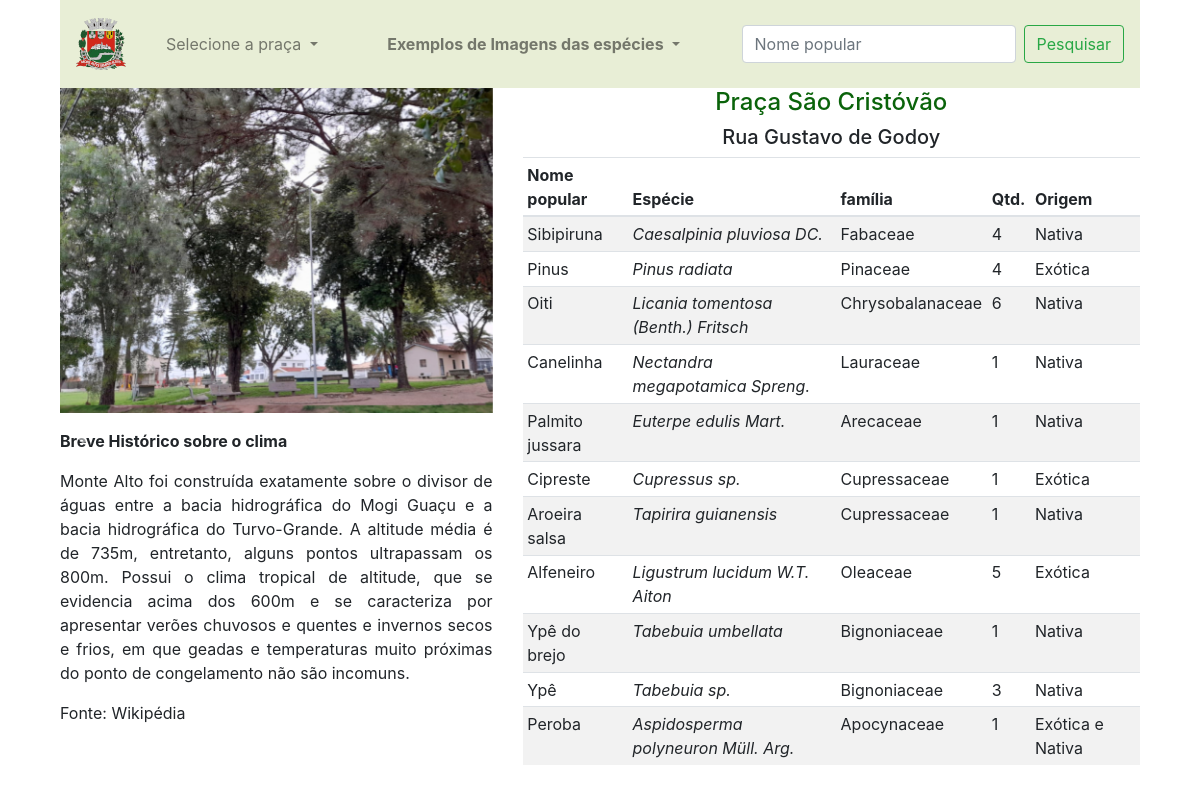
Screenshot of /praca/1 with the database file from the repository.
### app_arbo/trees/models.py (models this page shows, shortened)
class Praca(db.Model):
    id=db.Column(db.Integer,primary_key=True)
    name=db.Column(db.String(30),nullable=False,unique=True)
    end=db.Column(db.String(100),nullable=False,unique=False)
    desc=db.Column(db.String(500),nullable=False,unique=False)
    image_1=db.Column(db.String(30),nullable=False,unique=True)
    image_2=db.Column(db.String(30),nullable=False,unique=True)
    image_3=db.Column(db.String(30),nullable=False,unique=True)

class Addarvore(db.Model):
    id = db.Column(db.Integer, primary_key=True)
    qtd = db.Column(db.Integer, nullable=False)
    origem = db.Column(db.String(80), nullable=False)
    praca_id = db.Column(db.Integer, db.ForeignKey('praca.id'),nullable=False)
    praca = db.relationship('Praca', backref=db.backref('pracas', lazy=True))
    arvore_id = db.Column(db.Integer, db.ForeignKey('arvore.id'),nullable=False)
    arvore = db.relationship('Arvore', backref=db.backref('arvores', lazy=True))
    familia_id = db.Column(db.Integer, db.ForeignKey('familia.id'),nullable=False)
    familia = db.relationship('Familia', backref=db.backref('familias', lazy=True))

class Arvore (db.Model):
    id=db.Column(db.Integer,primary_key=True)
    name=db.Column(db.String(30),nullable=False,unique=True)
    especie=db.Column(db.String(100),nullable=False,unique=True)

class Familia(db.Model):
    id=db.Column(db.Integer,primary_key=True)
    name=db.Column(db.String(30),nullable=False,unique=True)

### app_arbo/trees/rotas.py (the view)
@app.route('/praca/<int:id>')
def get_praca(id):
    pracas = Praca.query.all()
    get_npraca = Praca.query.filter_by(id=id)
    get_image = Praca.query.filter_by(id=id)
    get_praca = Addarvore.query.filter_by(praca_id=id)
    return render_template('/trees/praca.html', pracas=pracas, get_praca=get_praca, get_npraca=get_npraca, get_image=get_image, title='Praças de Monte Alto - SP')

### app_arbo/templates/trees/praca.html (shortened to what this page needs)
{% extends 'layouts2.html' %}
{% block content %}
<div class="container">
    <div class="col-sm">
<nav class="navbar navbar-expand-lg navbar-light" style="background-color: #e8eed6">
  <a class="navbar-brand" href="/"><img class="navbar-brand" src="{{url_for('static', filename='images/brasao.png')}}"></a>
    <div class="collapse navbar-collapse" id="navbarSupportedContent">
      <ul class="navbar-nav mr-auto">
        <li class="nav-item dropdown">
          <a class="nav-link dropdown-toggle" href="#" id="navbarDropdown" role="button" data-toggle="dropdown" aria-haspopup="true" aria-expanded="false">
            Selecione a praça
          </a>
        </li>
        </ul>
        <ul class="navbar-nav mr-auto">
          <li class="nav-item dropdown">
            <a class="nav-link dropdown-toggle" href="#" id="navbarDropdown" role="button" data-toggle="dropdown" aria-haspopup="true" aria-expanded="false">
              <strong>Exemplos de Imagens das espécies</strong>
            </a>
            </li>
          </ul>
          <form class="form-inline my-2 my-lg-0" method="POST">
          <input class="form-control mr-sm-2" type="search" placeholder="Nome popular" autofocus="autofocus" name="search_string">
          <input class="btn btn-outline-success my-2 my-sm-0" type="submit" formaction="/search" value="Pesquisar">
        </form>
    </div>
  </nav>
</div>
<div class="container">
  {% for im in get_image %}
    <div class="row">
    <div class="col-md-5">
          <div id="carouselExampleIndicators" class="carousel slide" data-ride="carousel">
         <div class="carousel-inner">
          <div class="carousel-item active">
            <img class="d-block w-100" src="{{url_for('static', filename='images/'+ im.image_1)}}" alt="First slide">
          </div>
        </div>
        </div>
            <a class="carousel-control-prev" href="#carouselExampleIndicators" role="button" data-slide="prev">
          <span class="carousel-control-prev-icon" aria-hidden="true"></span>
            </a>
            <a class="carousel-control-next" href="#carouselExampleIndicators" role="button" data-slide="next">
          <span class="carousel-control-next-icon" aria-hidden="true"></span>
        </a>
        <div style="overflow:auto;">
        {% endfor %}
        {% for p in get_npraca %}
        <p>                                                                              <p style="text-align: justify;"><strong> Breve Histórico sobre o clima</strong><p style="text-align: justify;">Monte Alto foi construída exatamente sobre o divisor de águas entre a bacia hidrográfica do Mogi Guaçu e a bacia hidrográfica do Turvo-Grande. A altitude média é de 735m, entretanto, alguns pontos ultrapassam os 800m. Possui o clima tropical de altitude, que se evidencia acima dos 600m e se caracteriza por apresentar verões chuvosos e quentes e invernos secos e frios, em que geadas e temperaturas muito próximas do ponto de congelamento não são incomuns. </p>
        <p>Fonte: Wikipédia</p>
                                                                                                                                                                     </p>
  </div>
  </div>
    <div class="col-md-7">
          <h4 class="text-center"> {{p.name}}</h4>
          <h5 class="text-center"> {{p.end}}</h5>
          {% endfor %}
            <div class="col-md-14" >
              <table class="table table-sm table-striped">
                <thead>
                    <th>Nome popular</th>
                    <th>Espécie</th>
                    <th>família</th>
                    <th>Qtd.</th>
                    <th>Origem</th>
                    <th></th>
                 </thead>
                <tbody>
                    {% for arvore in get_praca %}
                    <tr>
                        <td>{{arvore.arvore.name}}</td>
                        <td><em>{{arvore.arvore.especie}}</em></a></td>
                        <td>{{arvore.familia.name}}</td>
                        <td>{{arvore.qtd}}</td>
                        <td>{{arvore.origem}}</td>
                        <td></td>
                    </div>
                </div>
                    {% endfor %}
{% endblock content %}

### app_arbo/templates/trees/praca.html (style rules this page uses)
h4 { color: #0a630a }
a:link, a:visited, a:active a:hover { text-decoration: none; }

### rows the page displays
Praca: image_1 (picture), name "Praça São Cristóvão", end "Rua Gustavo de Godoy"
Addarvore: arvore.name "Sibipiruna", arvore.especie "Caesalpinia pluviosa DC.", familia.name "Fabaceae", qtd "4", origem "Nativa"
Addarvore: arvore.name "Pinus", arvore.especie "Pinus radiata", familia.name "Pinaceae", qtd "4", origem "Exótica"
Addarvore: arvore.name "Oiti", arvore.especie "Licania tomentosa (Benth.) Fritsch", familia.name "Chrysobalanaceae", qtd "6", origem "Nativa"
Addarvore: arvore.name "Canelinha", arvore.especie "Nectandra megapotamica Spreng.", familia.name "Lauraceae", qtd "1", origem "Nativa"
Addarvore: arvore.name "Palmito jussara", arvore.especie "Euterpe edulis Mart.", familia.name "Arecaceae", qtd "1", origem "Nativa"
Addarvore: arvore.name "Cipreste", arvore.especie "Cupressus sp.", familia.name "Cupressaceae", qtd "1", origem "Exótica"
Addarvore: arvore.name "Aroeira salsa", arvore.especie "Tapirira guianensis", familia.name "Cupressaceae", qtd "1", origem "Nativa"
Addarvore: arvore.name "Alfeneiro", arvore.especie "Ligustrum lucidum W.T. Aiton", familia.name "Oleaceae", qtd "5", origem "Exótica"
Addarvore: arvore.name "Ypê do brejo", arvore.especie "Tabebuia umbellata", familia.name "Bignoniaceae", qtd "1", origem "Nativa"
Addarvore: arvore.name "Ypê", arvore.especie "Tabebuia sp.", familia.name "Bignoniaceae", qtd "3", origem "Nativa"
Addarvore: arvore.name "Peroba", arvore.especie "Aspidosperma polyneuron Müll. Arg.", familia.name "Apocynaceae", qtd "1", origem "Exótica e Nativa"
